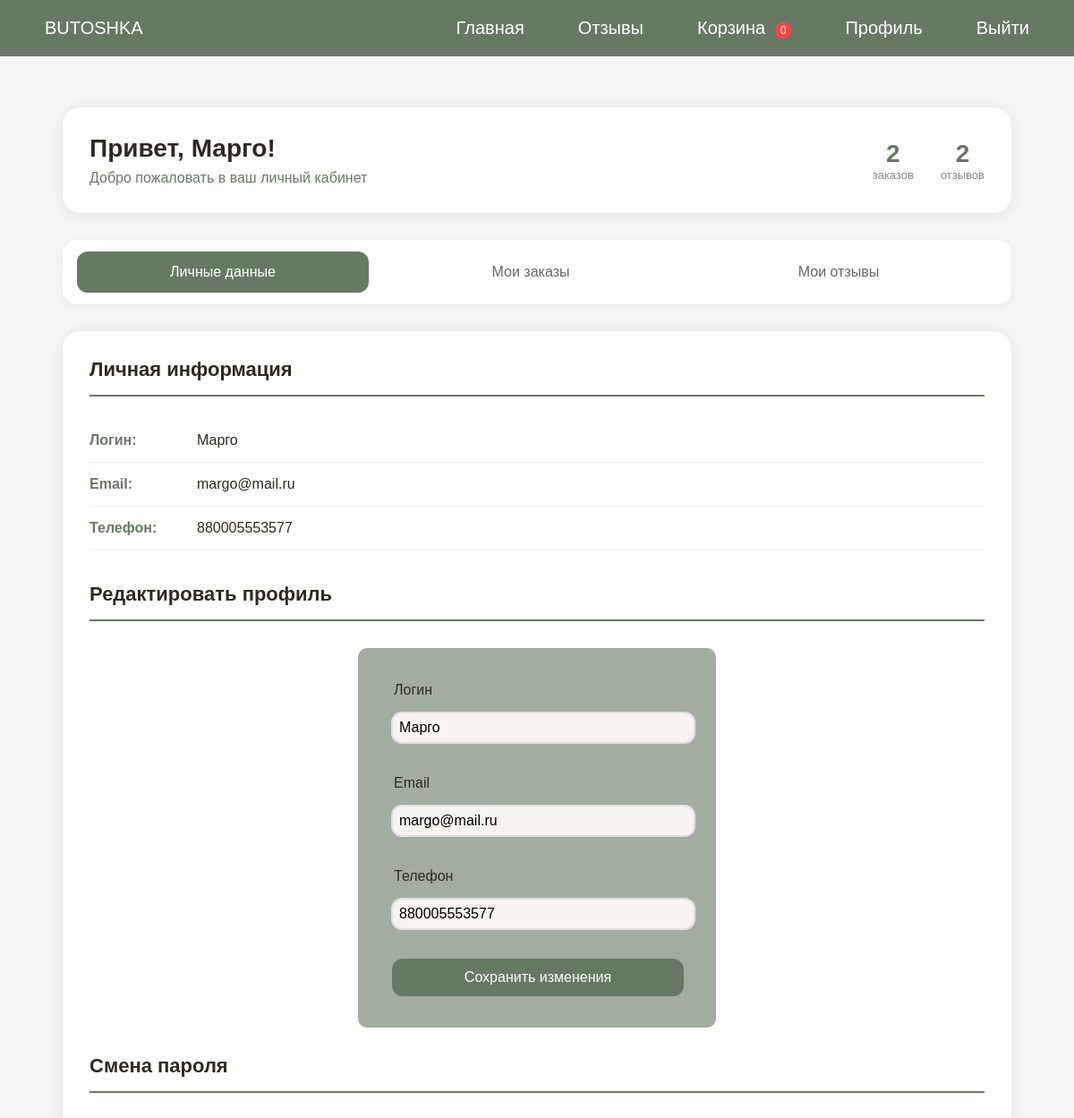
Page /profile.php (signed in, upper part) on the earlier database version.
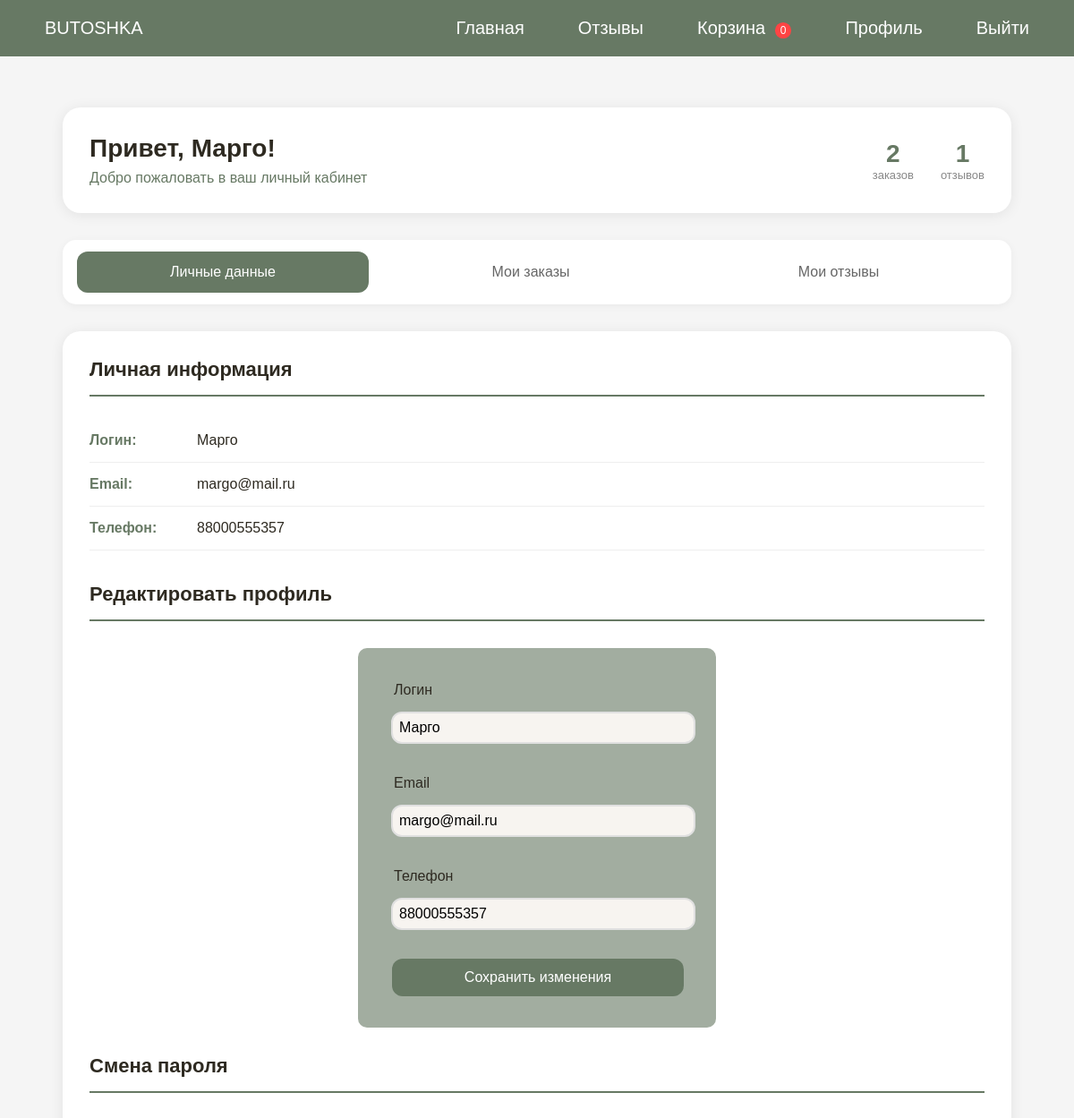
Same page on the later database version.
### tables this page shows
CREATE TABLE `users` (
  `id` int NOT NULL,
  `login` varchar(250) NOT NULL,
  `phone` varchar(100) NOT NULL,
  `email` varchar(150) NOT NULL,
  `pass` varchar(255) NOT NULL,
  `role` enum('user','admin') DEFAULT 'user'
);

### profile.php (the view, shortened to what this page needs)
<?php
require_once('db.php');
$user_id = $_SESSION['user_id'];
$user_sql = $conn->prepare("SELECT * FROM users WHERE id = ?");
$user_sql->bind_param('i', $user_id);
$user_sql->execute();
$user_result = $user_sql->get_result();
$user = $user_result->fetch_assoc();
$orders = [];
$sql = "SELECT o.*,
               GROUP_CONCAT(CONCAT(p.name, ' (', oi.quantity, ' шт)') SEPARATOR ', ') as products_list
        FROM orders o
        LEFT JOIN order_items oi ON o.id_order = oi.order_id
        LEFT JOIN products p ON oi.product_id = p.id
        WHERE o.user_id = $user_id
        GROUP BY o.id_order
        ORDER BY o.created_at DESC";
$result = $conn->query($sql);
if ($result && $result->num_rows > 0) {
    while ($row = $result->fetch_assoc()) {
        $orders[] = $row;
    }
}
$user_reviews = [];
$reviews_sql = "SELECT * FROM reviews WHERE user_id = $user_id ORDER BY created_at DESC";
$reviews_result = $conn->query($reviews_sql);
if ($reviews_result && $reviews_result->num_rows > 0) {
    while ($row = $reviews_result->fetch_assoc()) {
        $user_reviews[] = $row;
    }
}
$active_tab = isset($_GET['tab']) ? $_GET['tab'] : 'profile';
?>
<!DOCTYPE html>
<html lang="ru">
<head>
    <link rel="stylesheet" href="css/style.css">
</head>
<body>
    <?php include 'header.php'; ?>
    <main>
    <div class="profile-page">
        <div class="profile-container">
            <div class="profile-header">
                <div class="profile-welcome">
                    <h1>Привет, <?= htmlspecialchars($user['login']) ?>!</h1>
                    <p>Добро пожаловать в ваш личный кабинет</p>
                </div>
                <div class="profile-stats">
                    <div class="stat-item">
                        <div class="stat-value"><?= count($orders) ?></div>
                        <div class="stat-label">заказов</div>
                    </div>
                    <div class="stat-item">
                        <div class="stat-value"><?= count($user_reviews) ?></div>
                        <div class="stat-label">отзывов</div>
                    </div>
                </div>
            </div>
            <div class="profile-tabs">
                <button class="tab-btn <?= $active_tab == 'profile' ? 'active' : '' ?>" data-tab="profile">Личные данные</button>
                <button class="tab-btn <?= $active_tab == 'orders' ? 'active' : '' ?>" data-tab="orders">Мои заказы</button>
                <button class="tab-btn <?= $active_tab == 'reviews' ? 'active' : '' ?>" data-tab="reviews">Мои отзывы</button>
            </div>
            <div id="tab-profile" class="tab-content <?= $active_tab == 'profile' ? 'active' : '' ?>">
                <div class="profile-card">
                    <h3>Личная информация</h3>
                    <div class="info-row">
                        <span class="info-label">Логин:</span>
                        <span class="info-value"><?= htmlspecialchars($user['login']) ?></span>
                    </div>
                    <div class="info-row">
                        <span class="info-label">Email:</span>
                        <span class="info-value"><?= htmlspecialchars($user['email']) ?></span>
                    </div>
                    <div class="info-row">
                        <span class="info-label">Телефон:</span>
                        <span class="info-value"><?= htmlspecialchars($user['phone'] ?? 'Не указан') ?></span>
                    </div>
                    <br><br>
                    <h3 >Редактировать профиль</h3>
                    <form method="POST" action="">
                        <div class="form-row">
                            <div class="form-group">
                                <label>Логин</label>
                                <input type="text" name="login" value="<?= htmlspecialchars($user['login']) ?>" required minlength="3">
                            </div>
                            <div class="form-group">
                                <label>Email</label>
                                <input type="email" name="email" value="<?= htmlspecialchars($user['email']) ?>" required>
                            </div>
                        </div>
                        <div class="form-group">
                            <label>Телефон</label>
                            <input type="text" name="phone" value="<?= htmlspecialchars($user['phone'] ?? '') ?>" placeholder="+7 (XXX) XXX-XX-XX">
                        </div>
                        <button type="submit" name="update_profile" class="btn">Сохранить изменения</button>
                    </form>
                    <h3>Смена пароля</h3>
                </div>
            </div>
        </div>
    </div>
    </main>
    <?php include 'footer.php'; ?>

Differences in the rows shown:
changed users "Марго": phone "880005553577" → "88000555357"
Other differences:
count($user_reviews): "2" → "1"
